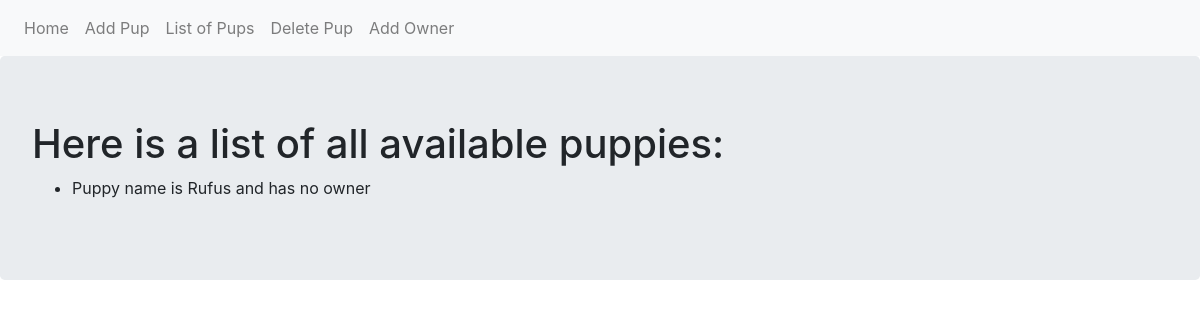
/list, run on an earlier commit of the app's database.
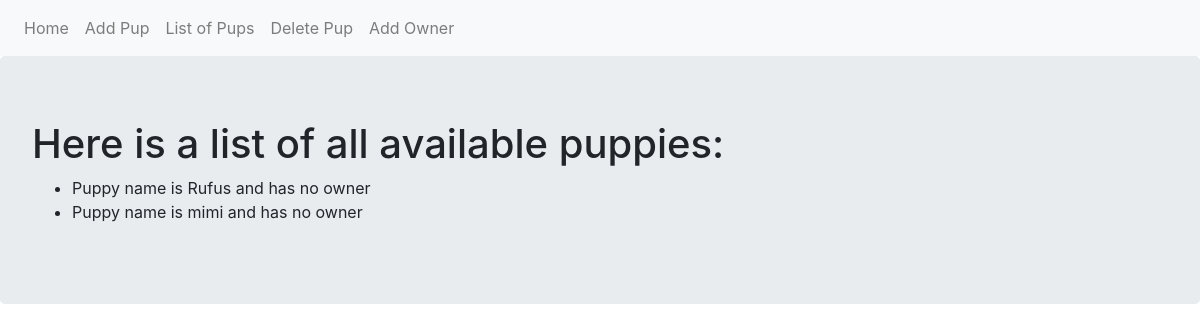
And on a later commit of the database.
### app.py (models this page shows, shortened)
class Puppy(db.Model):
    __tablename__ = 'puppies'
    id = db.Column(db.Integer, primary_key=True)
    name = db.Column(db.Text)
    owner = db.relationship('Owner', backref='puppy', uselist=False)
    def __repr__(self):
        if self.owner:
            return f"Puppy name is {self.name} and owner is {self.owner.name}"
        else:
            return f"Puppy name is {self.name} and has no owner"

### app.py (the view)
@app.route('/list')
def list_pup():
    puppies = Puppy.query.all()
    return render_template('list.html', puppies=puppies)

### templates/list.html
{% extends "base.html" %}
{% block content %}
    <div class="jumbotron">
        <h1>Here is a list of all available puppies:</h1>
            <ul>
                {% for pup in puppies %}
                <li>{{pup}}</li>
                {% endfor %}
            </ul>
    </div>
{% endblock %}

### templates/base.html (shortened to what this page needs)
<!DOCTYPE html>
<html lang="en">
<head>
    <link rel="stylesheet" href="https://cdn.jsdelivr.net/npm/bootstrap@4.1.3/dist/css/bootstrap.min.css">
</head>
<body>
    <nav class="navbar navbar-expand-lg navbar-light bg-light">
        <div class="navbar-nav">
            <a class="nav-item nav-link" href="{{url_for('index')}}">Home</a>
            <a class="nav-item nav-link" href="{{url_for('add_pup')}}">Add Pup</a>
            <a class="nav-item nav-link" href="{{url_for('list_pup')}}">List of Pups</a>
            <a class="nav-item nav-link" href="{{url_for('del_pup')}}">Delete Pup</a>
            <a class="nav-item nav-link" href="{{url_for('add_owner')}}">Add Owner</a>
        </div>
    </nav>
    {% block content %}
    {% endblock %}
</body>
</html>

What changed in the data, as far as the page shows it:
added Puppy: name "Puppy name is mimi and has no owner"
